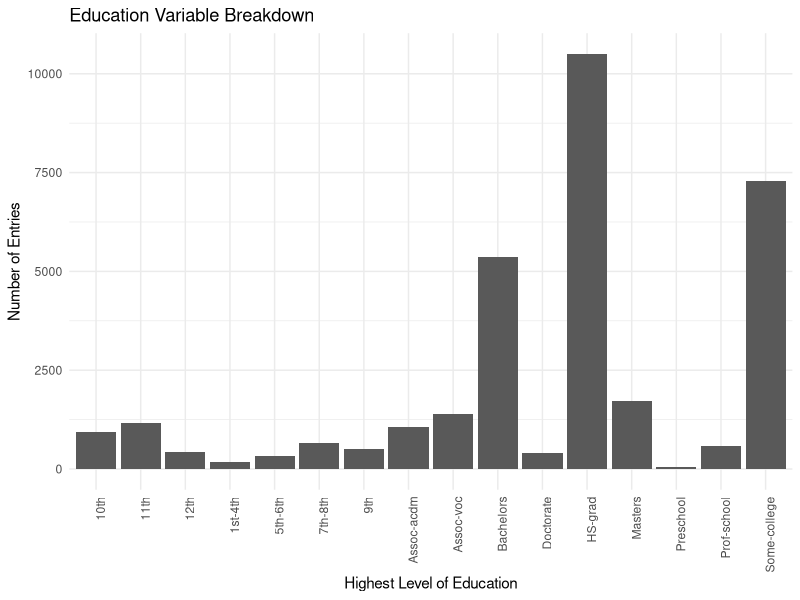
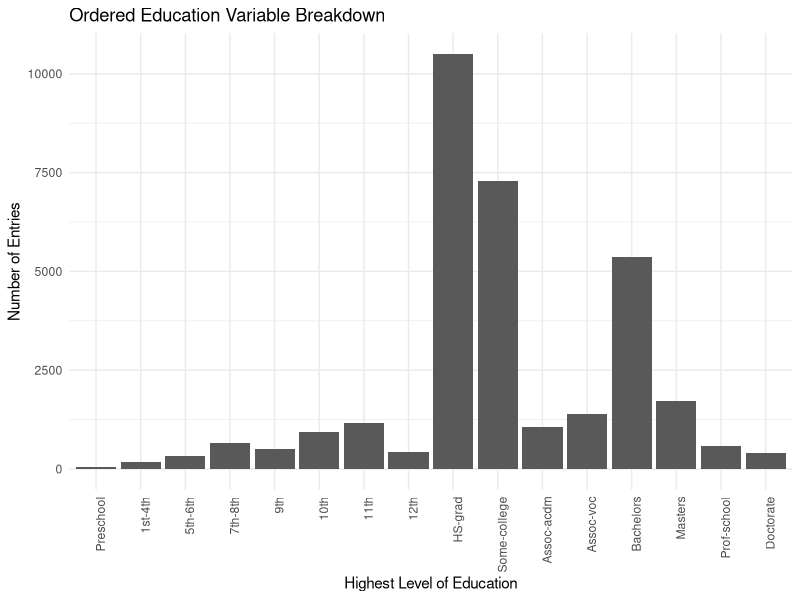
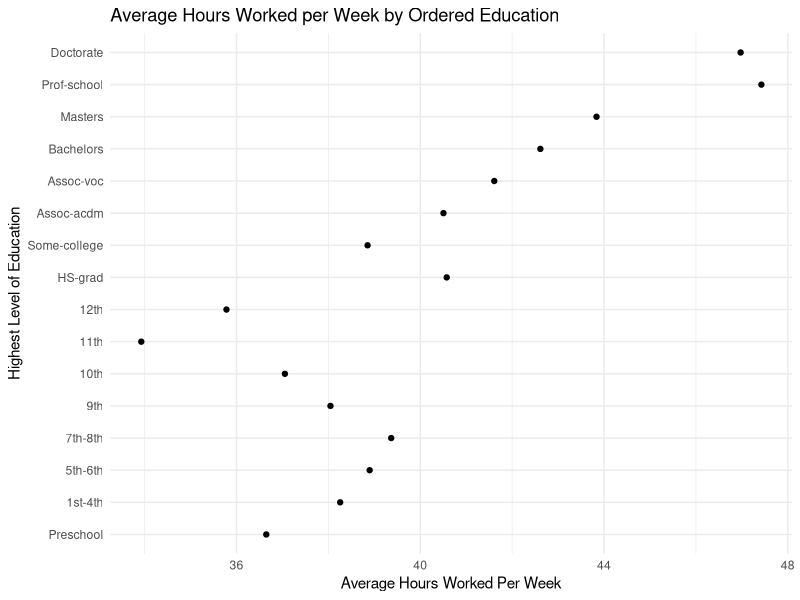
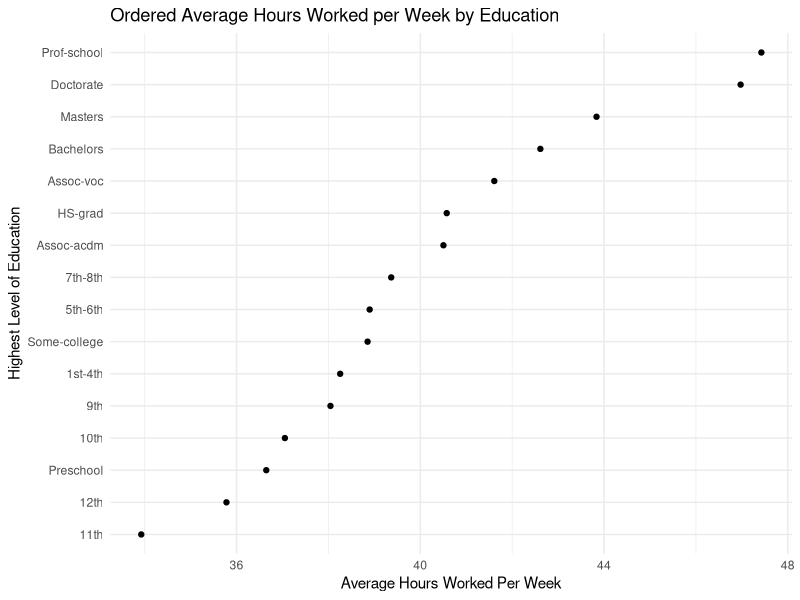
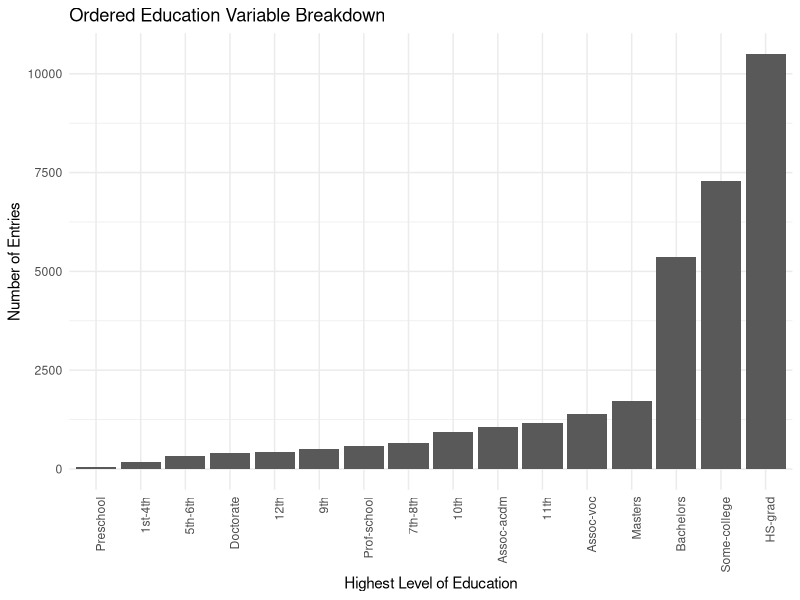
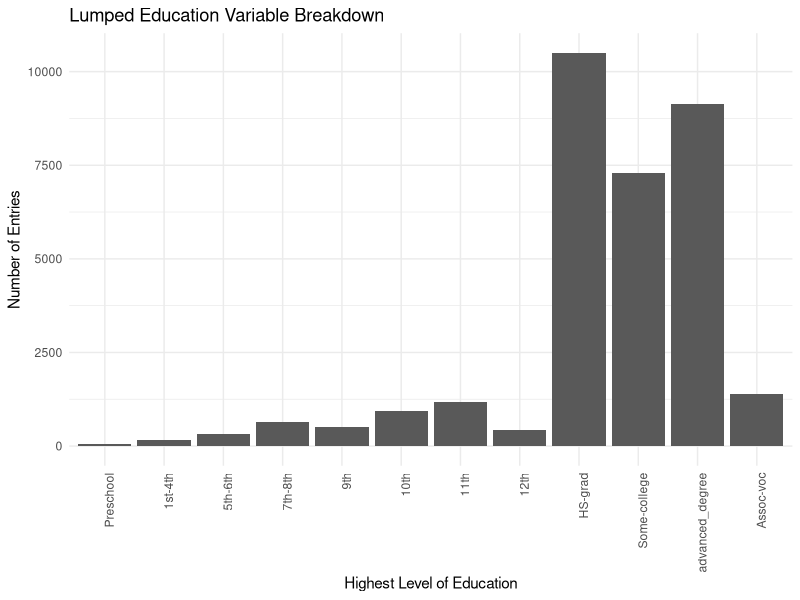
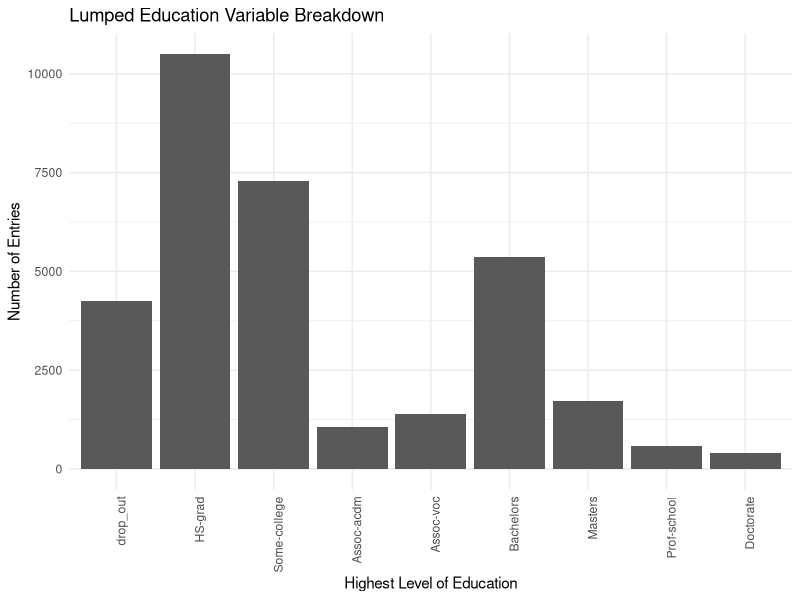

R code for these plots, in order:
## ---- chunk 1
library('tidyverse')
## ---- chunk 2
library('tidyverse')
## ---- chunk 3
income_predict_data <- read_csv("forcats_data.csv")
## ---- chunk 4
# view dataset
income_predict_data
## ---- chunk 5
# call the dataset 'then'
income_predict_data %>%
# count number of occurrences of each element in the race variable
  count(race)
## ---- chunk 6
# call the dataset
income_predict_data %>%
# plot the dataset's variable 'education'
  ggplot(aes(education)) + 
# use a bar chart
  geom_bar() +
# adjust the theme and labels
  theme_minimal() + 
  theme(axis.text.x = element_text(angle = 90, hjust = 1)) + 
  xlab("Highest Level of Education") + 
  ylab("Number of Entries") + 
  ggtitle("Education Variable Breakdown")
## ---- chunk 7
# view possible categories for education
unique(income_predict_data$education)
# order categories logically by hand
education_levels <- c("Preschool", "1st-4th", "5th-6th", "7th-8th", "9th", "10th", "11th", "12th", "HS-grad", "Some-college", "Assoc-acdm", "Assoc-voc", "Bachelors", "Masters", "Prof-school", "Doctorate")
# use base R factor function with defined levels to overwrite education variable
income_predict_data$education <- factor(income_predict_data$education, levels=education_levels)
# plot new education variable with ordered factors
income_predict_data %>%
  ggplot(aes(education)) + 
  geom_bar() + 
  theme_minimal() + 
  theme(axis.text.x = element_text(angle = 90, hjust = 1)) + 
  xlab("Highest Level of Education") + 
  ylab("Number of Entries") + 
  ggtitle("Ordered Education Variable Breakdown")
## ---- chunk 8
# copy original dataset into new dataset, 'then'
education_hours_summary <- income_predict_data %>%
# group new dataset by education factored variable, 'then'
  group_by(education) %>%
# use dplyr's summarize function to...
  summarize(
# calculate the average hours worked (grouped by education factor)
    avg_hours_worked = mean(hours_per_week, na.rm = TRUE)
  )
# plot average hours worked per week as grouped by education
ggplot(education_hours_summary) + 
  geom_point(aes(avg_hours_worked, education)) + 
  theme_minimal() + 
  xlab("Average Hours Worked Per Week") + 
  ylab("Highest Level of Education") + 
  ggtitle("Average Hours Worked per Week by Ordered Education")
## ---- chunk 9
# take the previously created education_hours_summary dataset, 'then'
education_hours_summary %>%
# reorder the factor, education, by avg_hours_worked, 'then'
  mutate(education = fct_reorder(education, avg_hours_worked)) %>%
# plot the newly ordered factor and avg_hours_worked
  ggplot(aes(avg_hours_worked, education)) + 
  geom_point() + 
  theme_minimal() + 
  xlab("Average Hours Worked Per Week") + 
  ylab("Highest Level of Education") + 
  ggtitle("Ordered Average Hours Worked per Week by Education")
## ---- chunk 10
# take the original dataset, 'then'
income_predict_data %>%
# change the education variable so that it's ordered by reverse frequency, 'then'
  mutate(education = education %>% fct_infreq() %>% fct_rev()) %>%
# plot the new education variable
  ggplot(aes(education)) + 
  geom_bar() + 
  theme_minimal() + 
  theme(axis.text.x = element_text(angle = 90, hjust = 1)) + 
  xlab("Highest Level of Education") + 
  ylab("Number of Entries") + 
  ggtitle("Ordered Education Variable Breakdown")
  
## ---- chunk 11
# take the initial dataset, 'then'
income_predict_data %>%
# change the education variable, by recoding the education variable
  mutate(education = fct_recode(education, 
# the new category "Associates" is made up of what used to be "Assoc-acdm"
         "Associates" = "Assoc-acdm",
# the new category "Vocational" is made up of what used to be "Assoc-voc"
         "Vocational" = "Assoc-voc",
# the new category "Professional" is made up of what used to be "Prof-school"
         "Professional" = "Prof-school"
# complete this function, 'then'
         )) %>%
# count the newly altered variable
  count(education)
## ---- chunk 12
# lump the smallest groups together to other, num big groups = 5
# take the original dataset, 'then'
income_predict_data %>%
# change the education variable by lumping the education variable into 5 largest categories + 'other', 'then'
  mutate(education = fct_lump(education, n = 5)) %>%
# count the new variable
  count(education)
## ---- chunk 13
# take the initial dataset, 'then'
income_predict_data %>%
# change the education variable using factor collapse on the education variable
  mutate(education = fct_collapse(education,
# create a new factor, advanced_degree, made up of five old factors collapsed together
        advanced_degree = c("Assoc-acdm","Bachelors", "Masters",
                            "Doctorate", "Prof-school")
# 'then'
  )) %>%
# plot the new education variable 
  ggplot(aes(education)) + 
  geom_bar() + 
  theme_minimal() + 
  theme(axis.text.x = element_text(angle = 90, hjust = 1)) + 
  xlab("Highest Level of Education") + 
  ylab("Number of Entries") + 
  ggtitle("Lumped Education Variable Breakdown")
## ---- chunk 14
# take the intitial dataset, 'then'
income_predict_data %>%
# change the education variable by recoding the factors of the education variable
  mutate(education = fct_recode(education,
# make a new factor, "drop_out", populate it with the old "Preeschool" factor
      "drop_out" = "Preschool",
# repeat ad nauseam
      "drop_out" = "1st-4th",
      "drop_out" = "5th-6th",
      "drop_out" = "7th-8th", 
      "drop_out" = "9th",
      "drop_out" = "10th", 
      "drop_out" = "11th",
      "drop_out" = "12th")
# THEN
      ) %>%
# plot the new education variable
  ggplot(aes(education)) + 
  geom_bar() + 
    theme_minimal() + 
    theme(axis.text.x = element_text(angle = 90, hjust = 1)) + 
    xlab("Highest Level of Education") + 
    ylab("Number of Entries") + 
    ggtitle("Lumped Education Variable Breakdown")
  
